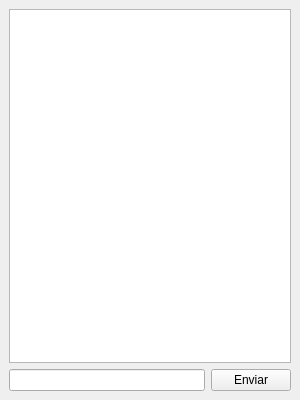
<?xml version="1.0" encoding="UTF-8"?>
<ui version="4.0">
 <class>MainWindow</class>
 <widget class="QMainWindow" name="MainWindow">
  <property name="geometry">
   <rect>
    <x>0</x>
    <y>0</y>
    <width>300</width>
    <height>400</height>
   </rect>
  </property>
  <property name="sizePolicy">
   <sizepolicy hsizetype="Expanding" vsizetype="Expanding">
    <horstretch>0</horstretch>
    <verstretch>0</verstretch>
   </sizepolicy>
  </property>
  <property name="minimumSize">
   <size>
    <width>300</width>
    <height>400</height>
   </size>
  </property>
  <property name="windowTitle">
   <string>BlakeMSG</string>
  </property>
  <widget class="QWidget" name="centralwidget">
   <layout class="QGridLayout" name="gridLayout">
    <item row="0" column="0" colspan="2">
     <widget class="QTextEdit" name="Log">
      <property name="textInteractionFlags">
       <set>Qt::TextInteractionFlag::NoTextInteraction</set>
      </property>
     </widget>
    </item>
    <item row="1" column="0">
     <widget class="QLineEdit" name="Input"/>
    </item>
    <item row="1" column="1">
     <widget class="QPushButton" name="Enviar">
      <property name="text">
       <string>Enviar</string>
      </property>
     </widget>
    </item>
   </layout>
  </widget>
 </widget>
 <resources/>
 <connections/>
</ui>
